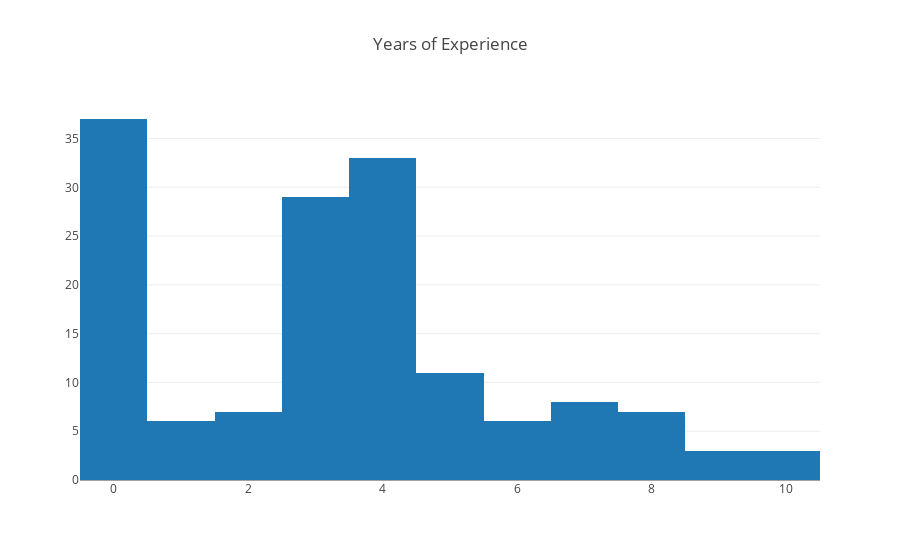

The cell this chart's notebook holds for it:
### Code cell
x = df['Years of Experience']
data = [go.Histogram(x=x)]

layout = go.Layout(
    title='Years of Experience',
)
fig = go.Figure(data=data, layout=layout)

plotly.offline.iplot(fig)

### Figure 1 — Plotly figure (JSON) as saved in the notebook; plotly's stock layout.template omitted (floating-point values rounded to 4 significant figures; data arrays with more than 128 entries replaced by an {"elided": "..."} marker saying what was removed)
{"data": [{"type": "histogram", "uid": "03d90a4a-fe0e-11e8-88ab-002324f38032", "x": {"elided": "150 int values"}}], "layout": {"title": "Years of Experience"}}
